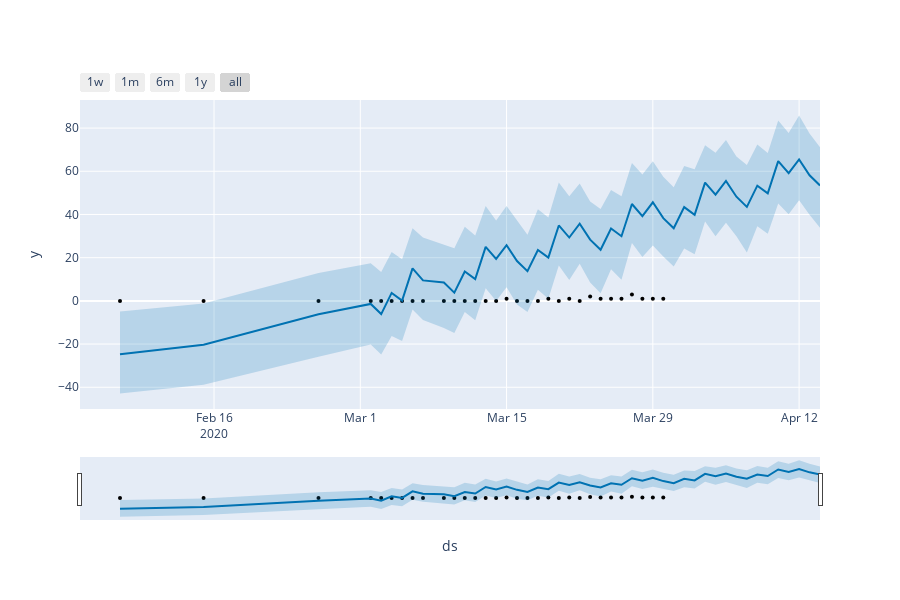

Write notebook code for a chart like this one.
### Code cell
import plotly.offline as py

fig_test = plot_plotly(m, forecast_test)
py.iplot(fig_test) 

fig_test = m.plot(forecast_test,xlabel='Date',ylabel='cas positif')
